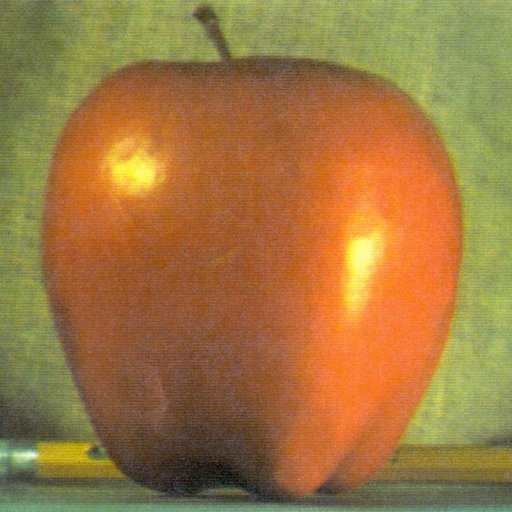
#> input picture Praktikum_9/objek.jpg, 512 x 512 px
$ python contoh.py
#> lines starting #> are read from the running program, lines starting #| are printed output that depends on the picture; after the words box and inside, x2 and y2 are one past the last pixel; in counts of white or black regions, pixels touching at a corner belong together
import cv2
import matplotlib.pyplot as plt
import numpy as np

def main():
    # Baca citra
    img_bgr = cv2.imread('objek.jpg')
#> img_bgr is the input picture: shape (512, 512, 3); mean B, G, R 64.8, 119.7, 159.1
    if img_bgr is None:
        print("File objek.jpg tidak ditemukan!")
        return
    img_gray = cv2.cvtColor(img_bgr, cv2.COLOR_BGR2GRAY)
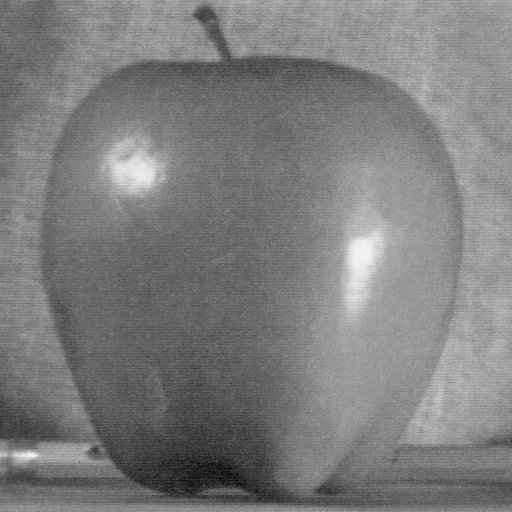
#> img_gray: shape (512, 512); min 7, max 248, mean 125.2

    # 1. Global thresholding dengan beberapa nilai
    thresholds = [80, 127, 180]
    plt.figure(figsize=(12, 8))

    plt.subplot(2, 3, 1)
    plt.imshow(img_gray, cmap='gray')
    plt.title('Asli')
    plt.axis('off')

    for i, t in enumerate(thresholds):
        ret, thresh = cv2.threshold(img_gray, t, 255, cv2.THRESH_BINARY)
        plt.subplot(2, 3, i+2)
        plt.imshow(thresh, cmap='gray')
        plt.title(f'Global T={t}')
        plt.axis('off')
#> this loop made 3 passes
#> ret on passes 1 to 3: 80, 127, 180
#> pass 1, in main, `ret, thresh = cv2.threshold(img_gray, t, 255, cv2.THRESH_BINARY)`:
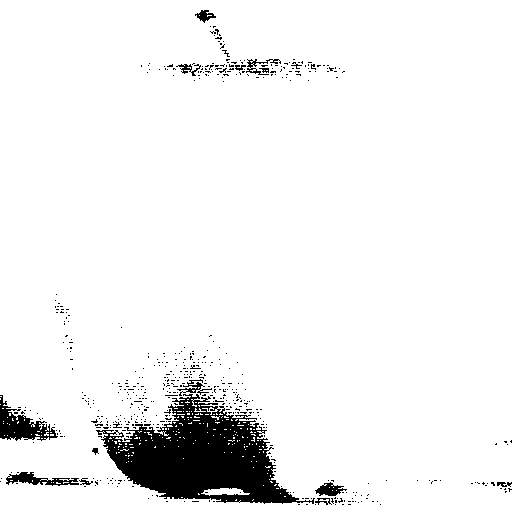
#> thresh: shape (512, 512); 94% white; 536 black regions (520 under 20 px), largest, box (x1, y1, x2, y2) and area: (96, 394, 315, 504) 11683, (0, 395, 58, 441) 1108, (6, 472, 79, 486) 467
#> pass 2, in main, `ret, thresh = cv2.threshold(img_gray, t, 255, cv2.THRESH_BINARY)`:
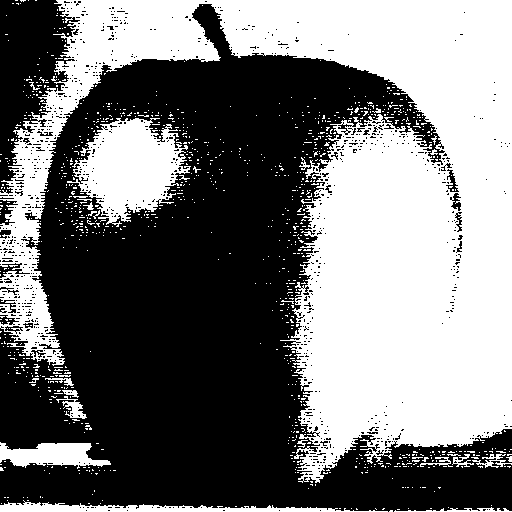
#> thresh: shape (512, 512); 46.8% white; 1040 white regions (1014 under 20 px), largest, box (x1, y1, x2, y2) and area: (0, 0, 512, 483) 106684, (67, 118, 191, 227) 7588, (0, 500, 388, 512) 2037
#> pass 3, in main, `ret, thresh = cv2.threshold(img_gray, t, 255, cv2.THRESH_BINARY)`:
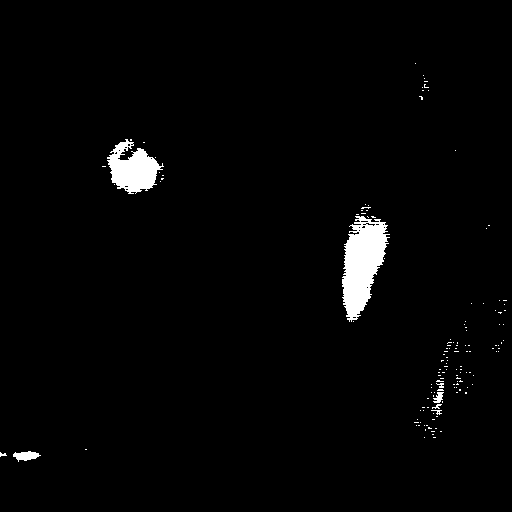
#> thresh: shape (512, 512); 2.1% white; 141 white regions (134 under 20 px), largest, box (x1, y1, x2, y2) and area: (342, 216, 390, 322) 3030, (107, 139, 164, 194) 1759, (13, 451, 41, 462) 184

    # 2. Otsu
    ret_otsu, thresh_otsu = cv2.threshold(img_gray, 0, 255, cv2.THRESH_BINARY + cv2.THRESH_OTSU)
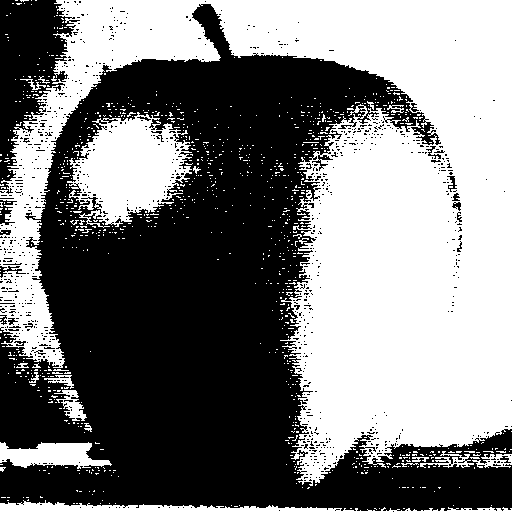
#> thresh_otsu: shape (512, 512); 49% white; 999 white regions (978 under 20 px), largest, box (x1, y1, x2, y2) and area: (0, 0, 512, 486) 110725, (67, 112, 192, 228) 8704, (0, 500, 512, 512) 2547
#> ret_otsu = 125
    plt.subplot(2, 3, 5)
    plt.imshow(thresh_otsu, cmap='gray')
    plt.title(f'Otsu (T={ret_otsu:.0f})')
    plt.axis('off')

    # 3. Adaptive (gunakan citra lain jika ada)
    img_doc = cv2.imread('dokumen.jpg', cv2.IMREAD_GRAYSCALE)
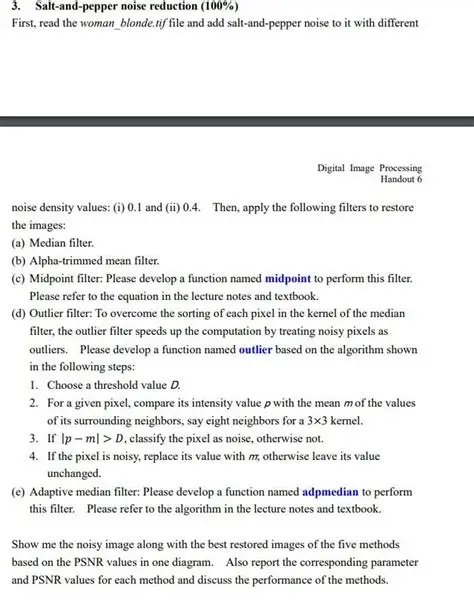
#> input picture Praktikum_7/dokumen.jpg, 474 x 600 px, found by its file name
#> img_doc: shape (600, 474); min 0, max 255, mean 237.7
    if img_doc is not None:
        thresh_adapt_mean = cv2.adaptiveThreshold(img_doc, 255, cv2.ADAPTIVE_THRESH_MEAN_C,
                                                  cv2.THRESH_BINARY, 11, 2)
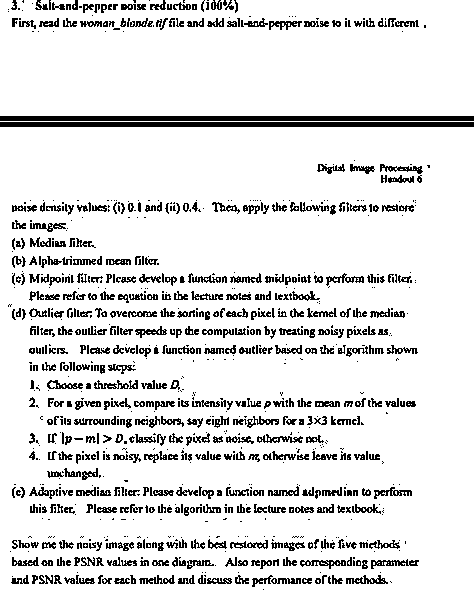
#> thresh_adapt_mean: shape (600, 474); 88.6% white; black in thin lines or dots
        plt.subplot(2, 3, 6)
        plt.imshow(thresh_adapt_mean, cmap='gray')
        plt.title('Adaptive Mean')
        plt.axis('off')

    plt.tight_layout()
    plt.show()

    # Simpan hasil
    cv2.imwrite('hasil_otsu.jpg', thresh_otsu)
    print("Hasil thresholding disimpan.")

if __name__ == '__main__':
    main()
